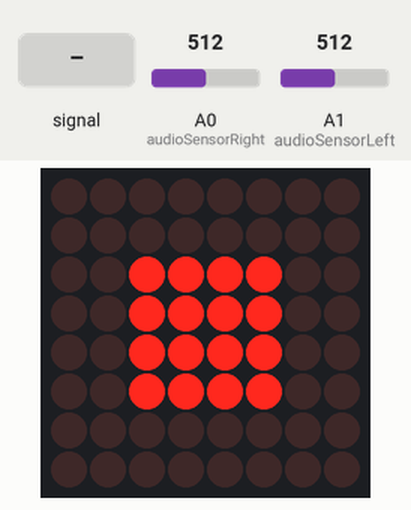
Recording of a sketch running on a simulated Arduino Uno, built with avr-gcc and run on an emulated ATmega328P. Parts: 8×8 LED matrix. The inputs (shaded band) are chosen by the test bench; at power-on: A1 (audioSensorLeft) = 512, A0 (audioSensorRight) = 512. What the sketch prints to the serial monitor is not drawn.

Above: at 1.2 s.
1.3 s: A0 (audioSensorRight) fed a 1000 Hz sine of ±255 counts around its level
At 1.81 s:
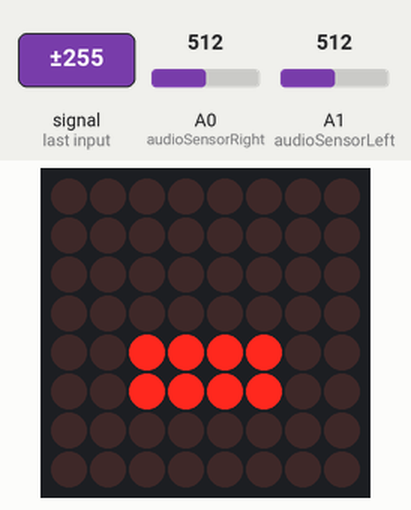
At 2.75 s:
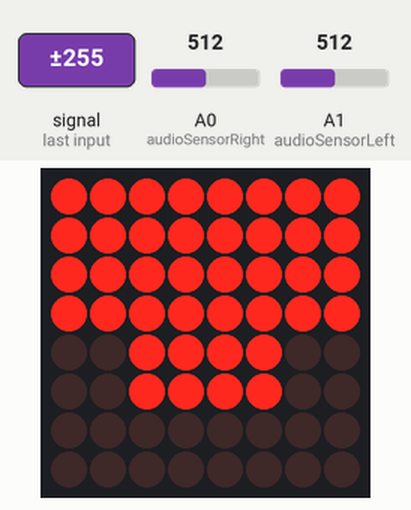
3.8 s: A1 (audioSensorLeft) fed a 50 Hz sine of ±306 counts around its level
At 3.96 s:
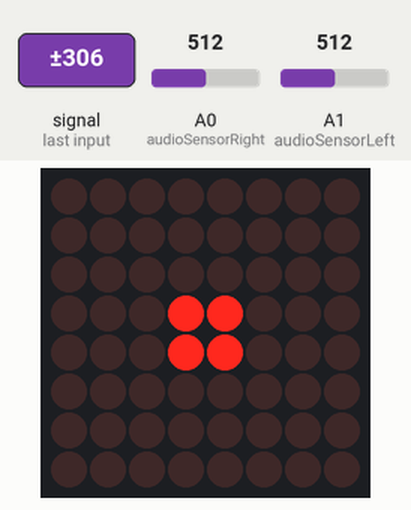
6.2 s: A1 (audioSensorLeft) set to 0
At 6.69 s:
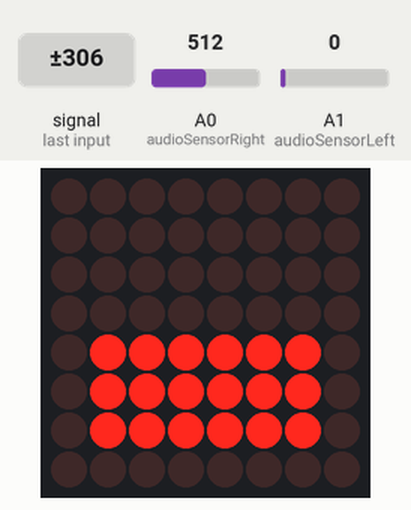
Timing chart, 0 to 7.8 s (numbered marks = the images above; inputs shaded):
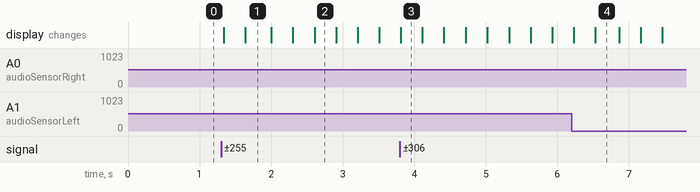

The sketch:

Audiometer.ino
```cpp
#include <LedControl.h>
#include <Grove_LED_Bar.h>
/*
Audiometer with Arduino UNO, GY-MAX4466 and  a 8x8 LED Matrix
Author: Lukas Bertsch, Lukas.Bertsch@Student.Reutlingen-University.de
last modified on 27.01.2020
*/
/*Define LEDBAR constants
 */
const uint32_t BARLEVELS [] ={0b0000000001,0b0000000011, 0b0000000111, 0b0000001111, 0b0000011111, 0b0000111111, 0b0001111111, 0b0011111111, 0b0111111111, 0b1111111111};
/*Define Constants*/
const float vccADC = 5.0;/*5V max supply which the adc is using*/
const float adcResolution = 1024;/*10 bit ADC*/
const float vccSoundSupply = 3.3;/*Soundsensor uses 3.3 V power supply*/
const int highestADCValue = 350;
const int ledCount = 4; //number of LED Levels on the maxtrix
const int barLedCount = 10;
/*Declare Variables*/
int threshold = -1;/*Threshold is powerSupply/2 --> calcukation in setup()*/
int sensorValueLeft;
int sensorValueRight;
int absValueLeft;
int absValueRight;
int matrixLevelLeft;
int matrixLevelRight;
int barLevelLeft;
int barLevelRight;
/*Pins*/
int audioSensorLeft = A1;
int audioSensorRight = A0;
int matrixDIN = 2;
int matrixCS = 3;
int matrixCLK = 4;
int barLeftData = 5;
int barLeftCLK = 6;
int barRightData = 7;
int barRightCLK = 8;
LedControl lc = LedControl(matrixDIN,matrixCLK,matrixCS,1);
Grove_LED_Bar barLeft(barLeftCLK, barLeftData, 0, LED_BAR_10); // Clock pin, Data pin, Orientation
Grove_LED_Bar barRight(barRightCLK, barRightData,0 , LED_BAR_10); // Clock pin, Data pin, Orientation
int i = 0;
int k = 0;
int countI = 0;
int countK = 0;

void setup() {
  Serial.begin(9600);
  /*Setup Audio Input Sensors*/
  pinMode(audioSensorLeft, INPUT);
  pinMode(audioSensorRight, INPUT);
  /*Setup LED matrix*/
  lc.shutdown(0,false);
  // Set brightness to a medium value
  lc.setIntensity(0,8);
  // Clear the display
  lc.clearDisplay(0);
  //barLeft.begin();
  //barRight.begin();
  //barLeft.setBits(0x0);
  //barRight.setBits(0x0);
  threshold = (vccSoundSupply/(vccADC/adcResolution))/2;
}
void loop() {
  sensorValueLeft = analogRead(audioSensorLeft);
  sensorValueRight = analogRead(audioSensorRight);
  absValueLeft = abs(sensorValueLeft - threshold);
  absValueRight = abs(sensorValueRight - threshold);
  matrixLevelLeft = map(absValueLeft, 0, highestADCValue, 0, ledCount);
  matrixLevelRight = map(absValueRight, 0, highestADCValue, 0, ledCount);
  barLevelLeft = map(absValueLeft, 0, highestADCValue, 0, barLedCount-1);
  barLevelRight = map(absValueRight, 0, highestADCValue, 0, barLedCount-1);
  Serial.println(matrixLevelLeft);
  //Serial.print(" ");
  //Serial.print(sensorValueRight);
  //Serial.print(" ");
  //Serial.println(absValueRight);
  //Serial.println(ledLevelRight);
  setMatrixLevel(matrixLevelLeft, matrixLevelRight);
  //setMatrixLevel(barLevelLeft, barLevelRight);
}
void setBarLevel(int levelLeft, int levelRight){

  barLeft.setBits(BARLEVELS[levelLeft]);
  barRight.setBits(BARLEVELS[levelRight]);

}
void setMatrixLevel(int levelLeft, int levelRight){
   lc.clearDisplay(0);
  /*Row 0-3 belong to Right Sensor, Row 4-7 belong to Left Sensor*/
  if (levelRight >= 1){
    lc.setRow(0, 3, B00011000);
  }
  if (levelLeft >= 1){
    lc.setRow(0, 4, B00011000);
  }
  if (levelRight >= 2){
    lc.setRow(0, 3, B00111100);
    lc.setRow(0, 2, B00111100);
  }
  if (levelLeft >= 2){
    lc.setRow(0, 4, B00111100);
    lc.setRow(0, 5, B00111100);
  }
  if (levelRight >= 3){
    lc.setRow(0, 3, B01111110);
    lc.setRow(0, 2, B01111110);
    lc.setRow(0, 1, B01111110);
  }
  if (levelLeft >= 3){
    lc.setRow(0, 4, B01111110);
    lc.setRow(0, 5, B01111110);
    lc.setRow(0, 6, B01111110);
  }
  if (levelRight >= 4){
    lc.setRow(0, 3, B11111111);
    lc.setRow(0, 2, B11111111);
    lc.setRow(0, 1, B11111111);
    lc.setRow(0, 0, B11111111);
  }
  if (levelLeft >= 4){
    lc.setRow(0, 4, B11111111);
    lc.setRow(0, 5, B11111111);
    lc.setRow(0, 6, B11111111);
    lc.setRow(0, 7, B11111111);
  }
}
```

Measured:
- after the input at 1.3 s, the display: first changes at once (image 1 shows a later state)
- after the input at 3.8 s, the display: changes at once (image 3)
- after the input at 6.2 s, the display: first changes at once (image 4 shows a later state)
